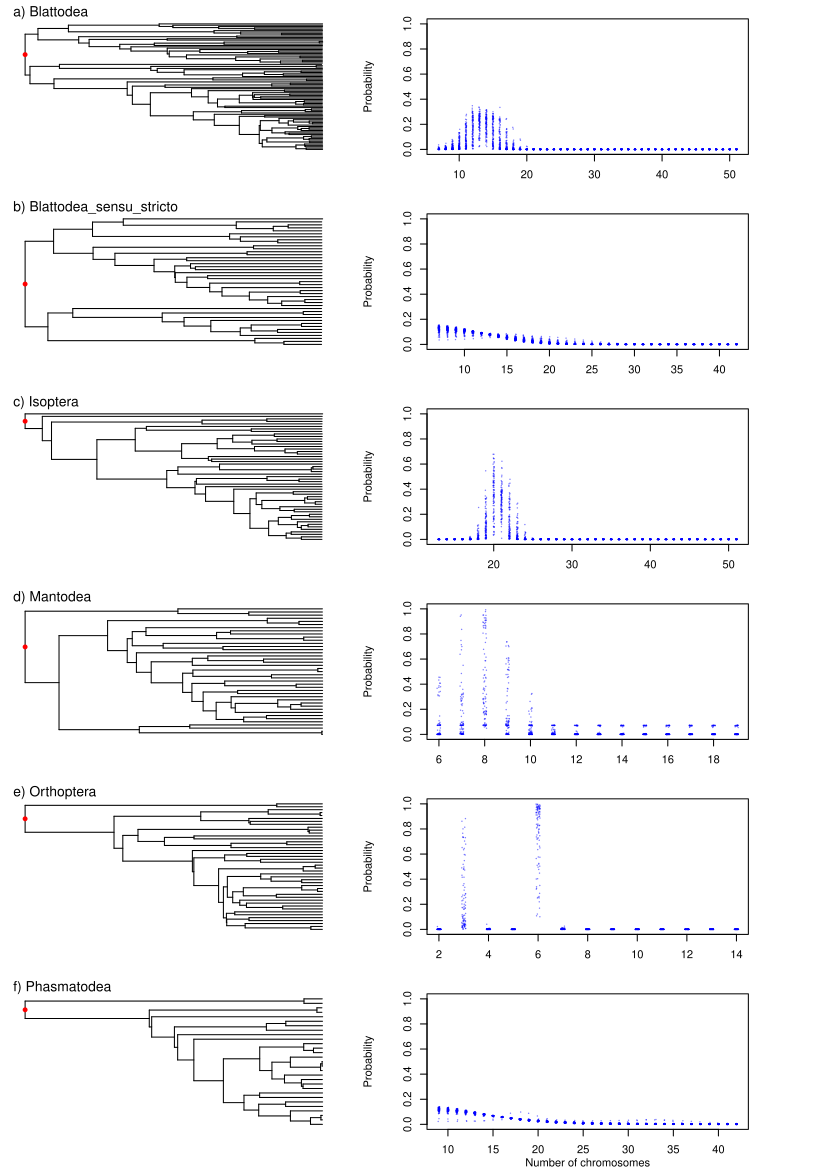

Reproduce this figure in R.
# load required libraries
library(ape)
library(phytools)
library(viridis)

# get the orders list
orders <- dir(path = "../mod.comp/")[c(-3)]

# set the plot pane parameters accordingly
par(mfrow = c(6,2),
    mar=c(3,1,1.5,6))

# make the plot
for(i in 1:length(orders)){
  
  # to hold the possible chromosomes at the root
  chroms.vec <- c()
  
  # to hold the probabilitites of the possible chromosomes at
  # the root
  probs.vec <- c()
  
  # pick a random tree
  tree.input <- paste("../mod.comp/", 
                      orders[i], "/", 
                      sample(1:100, size = 1), 
                      "/results/mlAncestors.tree", 
                      sep = "")
  
  # read in the tree
  tree <- read.newick(file = tree.input)
  
  #tree$edge.length <-  tree$edge.length / max(branching.times(tree))
  
  # Get the estimates of the chromosome number at the root
  # taken from the ChromEvol analysis for all the
  # 100 trees
  for(j in 1:100){
    
    # for each tree read in the probability table
    probs.input <- paste("../mod.comp/", 
                         orders[i],
                         "/", 
                         j, 
                         "/results/ancestorsProbs.txt", 
                         sep = "")
    
    chrom.probs <- read.table(file = probs.input, 
                              header = T)
    
    # get the chromosome numbers and there probabilitites
    
    # set the chrom.count acoordingly so that you get the
    # top x posible chromosome number for each tree and
    # their probabilities
    chrom.count <- 2
    maxChroms <- names(sort(chrom.probs[1,-1],decreasing = T))
    maxChroms <- as.numeric(sub("X", "", maxChroms))
    chroms.vec <- c(chroms.vec, maxChroms)
    maxProbs <- as.character(sort(chrom.probs[1,-1],decreasing = T))
    probs.vec <- c(probs.vec, maxProbs)
  }
  
  # plot the tree
  plot(tree, show.tip.label = F,
       cex = .4,label.offset = .5,
       edge.width = 1,
       node.depth = 1)
  
  # name the tree by its order
  mtext(text = paste(letters[i], ") ", orders[i], sep = ""),
        side = 3, line = 0,
        cex = .8,
        adj = 0)
  
  # lable the root node
  nodelabels(node = tree$edge[1,1],
             pch = 16,
             col = "red")
  
  # get the range of the chromosome numbers to set the 
  # X axis limits
  rng <- range(chroms.vec)
  
  # plot the probabilities 
  plot(x = jitter(chroms.vec,factor = .4),
       y = probs.vec,
       xlim = rng,
       ylim = c(0,1),
       ylab = NA,
       xlab = NA,
       pch = 16,
       cex = .3,
       col= rgb(0,0,1,.5))
  
  # label the Y axis
    mtext(text = "Probability",side = 2, line = 4,
          cex = .7)
}

# label the X axis
mtext(text = "Number of chromosomes",side = 1, line = 2,
      cex = .7)
